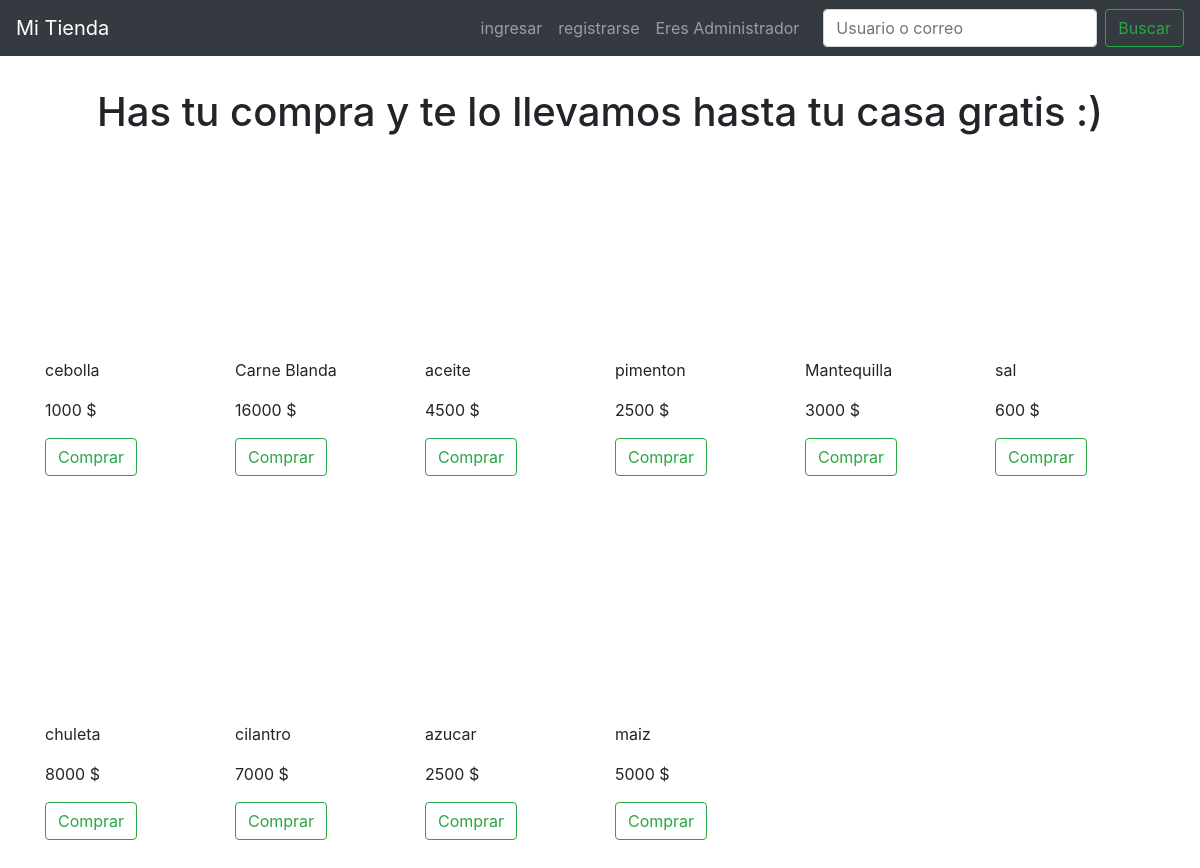
The page /buscar.php on the database its author committed.
### tables this page shows
CREATE TABLE `productos` (
  `id` int(11) NOT NULL,
  `urls` varchar(255) NOT NULL,
  `nombre` varchar(255) NOT NULL,
  `precio` int(10) NOT NULL,
  `categoria` int(10) NOT NULL
);

### buscar.php (the view, shortened to what this page needs)
<?php
include_once 'conexion.php';
$producto = $_POST['name'];
$sql_leer= "SELECT * FROM productos WHERE nombre LIKE '%".$producto."%' ";
$gsent= $pdo->prepare($sql_leer);
$gsent->execute();
$resultado=$gsent->fetchAll();
?>
<!doctype html>
<html lang="en">
  <head>
    <link href="css/bootstrap.min.css" rel="stylesheet">
    <link href="css/navbar-top-fixed.css" rel="stylesheet">
    <link href="css/style.css" rel="stylesheet">
  </head>
  <body>
    <nav class="navbar navbar-expand-md navbar-dark fixed-top bg-dark">
      <a class="navbar-brand" href="index.php">Mi Tienda</a>
      <div class="collapse navbar-collapse" id="navbarCollapse">
        <ul class="navbar-nav ml-auto ">
          <?php if(!isset($_COOKIE['mail'])): ?>
          <li class="nav-item">
            <a class="nav-link" href="ingresar.html">ingresar</a>
          </li>
          <li class="nav-item">
            <a class="nav-link" href="registro.html">registrarse</a>
          </li>
          <?php endif ?>
          <li class="nav-item">
            <a class="nav-link" href="admin.php">Eres Administrador</a>
          </li>
        </ul>
        <form class="form-inline mt-5 mt-md-0 ml-3" action="buscar.php" method="POST" onsubmit="return validar()">
          <input class="form-control mr-2" id="buscar" type="text" placeholder="Usuario o correo" aria-label="Search" name="name">
          <button class="btn btn-outline-success my-2 my-sm-0" type="submit">Buscar</button>
        </form>
      </div>
    </nav>
    <h1 class="text-center p-3">Has tu compra y te lo llevamos hasta tu casa gratis :)</h1>
    <div class="container">
      <div class="row">
        <?php
        foreach($resultado as $dato): ?>
        <div class="col-4 col-sm-3 col-md-2 mb-5 ">
          <p class="nombre"><?php echo $dato['nombre'] ?> </p>
          <p class="precio"><?php echo $dato['precio'] ?> $</p>
          <button class="btn btn-outline-success boton" onclick="mandar_datos('<?php echo $dato['nombre'] ?>', <?php echo $dato['precio'] ?>)" type="button">Comprar</button>
        </div>
        <?php endforeach ?>
      </div>
    </div>
  </body>
</html>

### css/navbar-top-fixed.css (style rules this page uses)
body { min-height: 75rem; padding-top: 4.5rem; }

### rows shown on the page
productos: nombre "cebolla", precio "1000"
productos: nombre "Carne Blanda", precio "16000"
productos: nombre "aceite", precio "4500"
productos: nombre "pimenton", precio "2500"
productos: nombre "Mantequilla", precio "3000"
productos: nombre "sal", precio "600"
productos: nombre "chuleta", precio "8000"
productos: nombre "cilantro", precio "7000"
productos: nombre "azucar", precio "2500"
productos: nombre "maiz", precio "5000"
